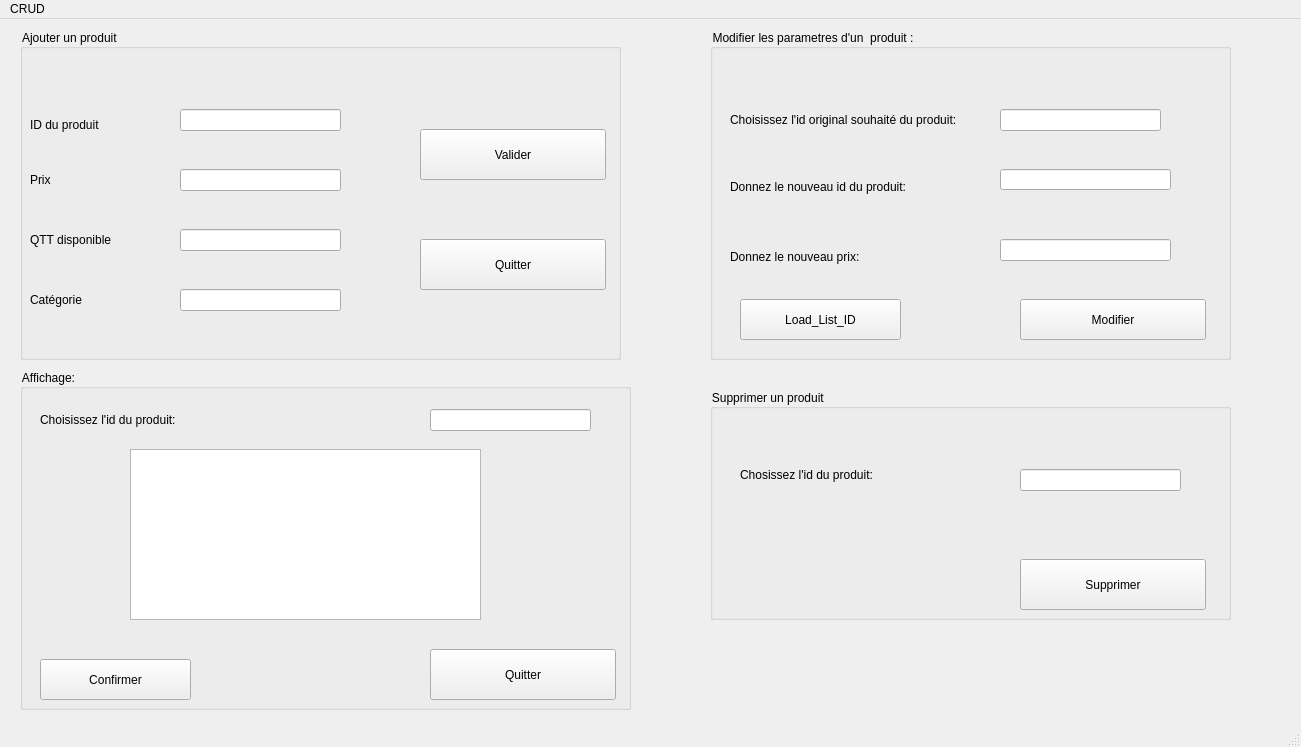
<?xml version="1.0" encoding="UTF-8"?>
<ui version="4.0">
 <class>MainWindow</class>
 <widget class="QMainWindow" name="MainWindow">
  <property name="geometry">
   <rect>
    <x>0</x>
    <y>0</y>
    <width>1301</width>
    <height>747</height>
   </rect>
  </property>
  <property name="windowTitle">
   <string>MainWindow</string>
  </property>
  <property name="styleSheet">
   <string notr="true">
alternate-background-color: rgb(255, 85, 255);</string>
  </property>
  <widget class="QWidget" name="centralwidget">
   <widget class="QGroupBox" name="groupBox">
    <property name="geometry">
     <rect>
      <x>20</x>
      <y>10</y>
      <width>601</width>
      <height>331</height>
     </rect>
    </property>
    <property name="styleSheet">
     <string notr="true"/>
    </property>
    <property name="title">
     <string>Ajouter un produit </string>
    </property>
    <widget class="QLabel" name="label_19">
     <property name="geometry">
      <rect>
       <x>10</x>
       <y>70</y>
       <width>81</width>
       <height>51</height>
      </rect>
     </property>
     <property name="text">
      <string>ID du produit </string>
     </property>
    </widget>
    <widget class="QLabel" name="label_21">
     <property name="geometry">
      <rect>
       <x>10</x>
       <y>130</y>
       <width>71</width>
       <height>41</height>
      </rect>
     </property>
     <property name="text">
      <string>Prix </string>
     </property>
    </widget>
    <widget class="QLabel" name="label_22">
     <property name="geometry">
      <rect>
       <x>10</x>
       <y>180</y>
       <width>111</width>
       <height>61</height>
      </rect>
     </property>
     <property name="text">
      <string>QTT disponible </string>
     </property>
    </widget>
    <widget class="QLabel" name="label_23">
     <property name="geometry">
      <rect>
       <x>10</x>
       <y>250</y>
       <width>71</width>
       <height>41</height>
      </rect>
     </property>
     <property name="text">
      <string>Catégorie</string>
     </property>
    </widget>
    <widget class="QPushButton" name="pb_valider">
     <property name="geometry">
      <rect>
       <x>400</x>
       <y>100</y>
       <width>186</width>
       <height>51</height>
      </rect>
     </property>
     <property name="styleSheet">
      <string notr="true"/>
     </property>
     <property name="text">
      <string>Valider</string>
     </property>
    </widget>
    <widget class="QPushButton" name="pb_quitter">
     <property name="geometry">
      <rect>
       <x>400</x>
       <y>210</y>
       <width>186</width>
       <height>51</height>
      </rect>
     </property>
     <property name="styleSheet">
      <string notr="true"/>
     </property>
     <property name="text">
      <string>Quitter</string>
     </property>
    </widget>
    <widget class="QLineEdit" name="le_id">
     <property name="geometry">
      <rect>
       <x>160</x>
       <y>80</y>
       <width>161</width>
       <height>22</height>
      </rect>
     </property>
     <property name="maxLength">
      <number>32767</number>
     </property>
    </widget>
    <widget class="QLineEdit" name="le_prix">
     <property name="geometry">
      <rect>
       <x>160</x>
       <y>140</y>
       <width>161</width>
       <height>22</height>
      </rect>
     </property>
    </widget>
    <widget class="QLineEdit" name="le_qtt">
     <property name="geometry">
      <rect>
       <x>160</x>
       <y>200</y>
       <width>161</width>
       <height>22</height>
      </rect>
     </property>
    </widget>
    <widget class="QLineEdit" name="le_categorie">
     <property name="geometry">
      <rect>
       <x>160</x>
       <y>260</y>
       <width>161</width>
       <height>22</height>
      </rect>
     </property>
    </widget>
   </widget>
   <widget class="QGroupBox" name="groupBox_3">
    <property name="geometry">
     <rect>
      <x>710</x>
      <y>10</y>
      <width>521</width>
      <height>331</height>
     </rect>
    </property>
    <property name="styleSheet">
     <string notr="true"/>
    </property>
    <property name="title">
     <string>Modifier les parametres d'un  produit :</string>
    </property>
    <widget class="QLabel" name="label_25">
     <property name="geometry">
      <rect>
       <x>20</x>
       <y>220</y>
       <width>181</width>
       <height>16</height>
      </rect>
     </property>
     <property name="text">
      <string>Donnez le nouveau prix: </string>
     </property>
    </widget>
    <widget class="QLabel" name="label_26">
     <property name="geometry">
      <rect>
       <x>20</x>
       <y>150</y>
       <width>201</width>
       <height>16</height>
      </rect>
     </property>
     <property name="text">
      <string>Donnez le nouveau id du produit:</string>
     </property>
    </widget>
    <widget class="QPushButton" name="bouton_modifier">
     <property name="geometry">
      <rect>
       <x>310</x>
       <y>270</y>
       <width>186</width>
       <height>41</height>
      </rect>
     </property>
     <property name="styleSheet">
      <string notr="true"/>
     </property>
     <property name="text">
      <string>Modifier</string>
     </property>
    </widget>
    <widget class="QLabel" name="label_11">
     <property name="geometry">
      <rect>
       <x>20</x>
       <y>80</y>
       <width>241</width>
       <height>21</height>
      </rect>
     </property>
     <property name="text">
      <string>Choisissez l'id original souhaité du produit: </string>
     </property>
    </widget>
    <widget class="QLineEdit" name="new_id">
     <property name="geometry">
      <rect>
       <x>290</x>
       <y>140</y>
       <width>171</width>
       <height>21</height>
      </rect>
     </property>
    </widget>
    <widget class="QLineEdit" name="new_prix">
     <property name="geometry">
      <rect>
       <x>290</x>
       <y>210</y>
       <width>171</width>
       <height>22</height>
      </rect>
     </property>
    </widget>
    <widget class="QPushButton" name="Load_List_ID">
     <property name="geometry">
      <rect>
       <x>30</x>
       <y>270</y>
       <width>161</width>
       <height>41</height>
      </rect>
     </property>
     <property name="text">
      <string>Load_List_ID</string>
     </property>
    </widget>
    <widget class="QLineEdit" name="id_mod">
     <property name="geometry">
      <rect>
       <x>290</x>
       <y>80</y>
       <width>161</width>
       <height>22</height>
      </rect>
     </property>
    </widget>
   </widget>
   <widget class="QGroupBox" name="groupBox_4">
    <property name="geometry">
     <rect>
      <x>20</x>
      <y>350</y>
      <width>611</width>
      <height>341</height>
     </rect>
    </property>
    <property name="styleSheet">
     <string notr="true"/>
    </property>
    <property name="title">
     <string>Affichage:</string>
    </property>
    <widget class="QListView" name="tab_produit_affcihage">
     <property name="geometry">
      <rect>
       <x>110</x>
       <y>80</y>
       <width>351</width>
       <height>171</height>
      </rect>
     </property>
     <property name="styleSheet">
      <string notr="true"/>
     </property>
    </widget>
    <widget class="QLabel" name="label_14">
     <property name="geometry">
      <rect>
       <x>20</x>
       <y>40</y>
       <width>191</width>
       <height>21</height>
      </rect>
     </property>
     <property name="text">
      <string>Choisissez l'id du produit: </string>
     </property>
    </widget>
    <widget class="QPushButton" name="pb_quitter_aff">
     <property name="geometry">
      <rect>
       <x>410</x>
       <y>280</y>
       <width>186</width>
       <height>51</height>
      </rect>
     </property>
     <property name="styleSheet">
      <string notr="true"/>
     </property>
     <property name="text">
      <string>Quitter</string>
     </property>
    </widget>
    <widget class="QLineEdit" name="aff_id">
     <property name="geometry">
      <rect>
       <x>410</x>
       <y>40</y>
       <width>161</width>
       <height>22</height>
      </rect>
     </property>
    </widget>
    <widget class="QPushButton" name="Confirmer">
     <property name="geometry">
      <rect>
       <x>20</x>
       <y>290</y>
       <width>151</width>
       <height>41</height>
      </rect>
     </property>
     <property name="text">
      <string>Confirmer</string>
     </property>
    </widget>
   </widget>
   <widget class="QGroupBox" name="groupBox_2">
    <property name="geometry">
     <rect>
      <x>710</x>
      <y>370</y>
      <width>521</width>
      <height>231</height>
     </rect>
    </property>
    <property name="styleSheet">
     <string notr="true"/>
    </property>
    <property name="title">
     <string>Supprimer un produit </string>
    </property>
    <widget class="QLabel" name="label_24">
     <property name="geometry">
      <rect>
       <x>30</x>
       <y>70</y>
       <width>161</width>
       <height>31</height>
      </rect>
     </property>
     <property name="text">
      <string>Chosissez l'id du produit: </string>
     </property>
    </widget>
    <widget class="QPushButton" name="bouton_supprimer">
     <property name="geometry">
      <rect>
       <x>310</x>
       <y>170</y>
       <width>186</width>
       <height>51</height>
      </rect>
     </property>
     <property name="styleSheet">
      <string notr="true"/>
     </property>
     <property name="text">
      <string>Supprimer</string>
     </property>
    </widget>
    <widget class="QLineEdit" name="supp_id">
     <property name="geometry">
      <rect>
       <x>310</x>
       <y>80</y>
       <width>161</width>
       <height>22</height>
      </rect>
     </property>
    </widget>
   </widget>
  </widget>
  <widget class="QMenuBar" name="menubar">
   <property name="geometry">
    <rect>
     <x>0</x>
     <y>0</y>
     <width>1301</width>
     <height>26</height>
    </rect>
   </property>
   <widget class="QMenu" name="menuCRUD">
    <property name="title">
     <string>CRUD</string>
    </property>
   </widget>
   <addaction name="menuCRUD"/>
  </widget>
  <widget class="QStatusBar" name="statusbar"/>
 </widget>
 <resources/>
 <connections/>
</ui>
